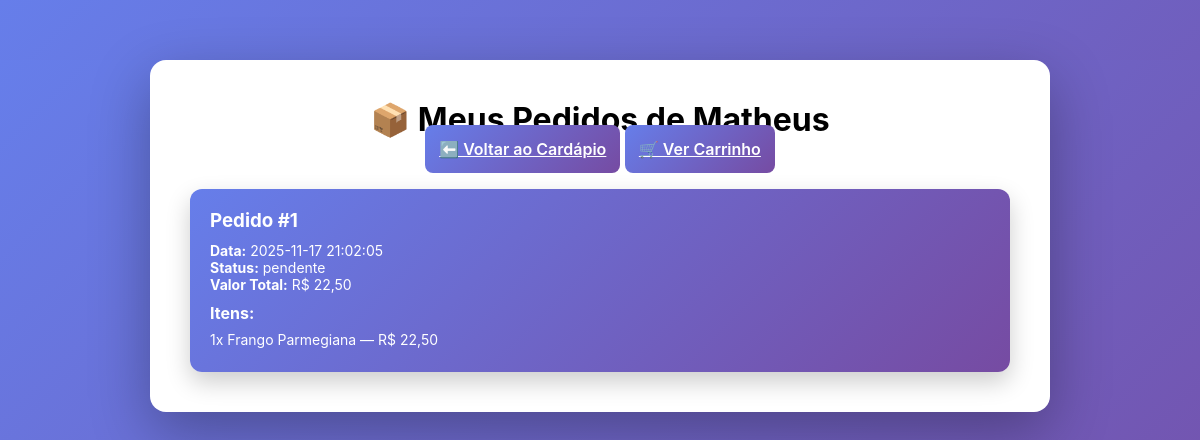
The app's page /meus_pedidos.php (signed in) with its own data.
### tables this page shows
CREATE TABLE pedidos (
            id INTEGER PRIMARY KEY AUTOINCREMENT,
            user_id INTEGER NOT NULL,
            total REAL DEFAULT 0.0,
            status TEXT DEFAULT 'pendente',
            criado_em DATETIME DEFAULT (datetime('now')),
            FOREIGN KEY(user_id) REFERENCES users(id)
        );

CREATE TABLE pedido_items (
            id INTEGER PRIMARY KEY AUTOINCREMENT,
            pedido_id INTEGER NOT NULL,
            produto_id INTEGER NOT NULL,
            quantidade INTEGER DEFAULT 1,
            preco_unitario REAL DEFAULT 0.0,
            FOREIGN KEY(pedido_id) REFERENCES pedidos(id),
            FOREIGN KEY(produto_id) REFERENCES produtos(id)
        );

CREATE TABLE produtos (
            id INTEGER PRIMARY KEY AUTOINCREMENT,
            nome TEXT NOT NULL,
            descricao TEXT,
            preco REAL DEFAULT 0.0,
            categoria TEXT DEFAULT 'prato',
            criado_em DATETIME DEFAULT (datetime('now'))
        );

### pedidos.php (called while the page is built, shortened)
<?php
function listOrdersByUser($user_id) {
    $db = Database::getInstance()->getConnection();
    $stmt = $db->prepare('SELECT * FROM pedidos WHERE user_id = ? ORDER BY criado_em DESC');
    $stmt->execute([$user_id]);
    return $stmt->fetchAll();
}
function getOrderDetails($pedido_id) {
    $db = Database::getInstance()->getConnection();
    $stmt = $db->prepare('SELECT * FROM pedidos WHERE id = ? LIMIT 1');
    $stmt->execute([$pedido_id]);
    $pedido = $stmt->fetch();
    $stmt2 = $db->prepare('SELECT pi.*, p.nome FROM pedido_items pi JOIN produtos p ON p.id = pi.produto_id WHERE pi.pedido_id = ?');
    $stmt2->execute([$pedido_id]);
    $items = $stmt2->fetchAll();
    $pedido['items'] = $items;
    return $pedido;
}
?>

### meus_pedidos.php (the view, shortened to what this page needs)
<?php
require_once __DIR__ . '/pedidos.php';
$userName = $_SESSION['user_name'] ?? 'Visitante';
$user_id = $_SESSION['user_id'] ?? null;
$meusPedidos = [];
if ($user_id) {
    $meusPedidos = listOrdersByUser($user_id);
}
?>
<!DOCTYPE html>
<html lang="pt-br">
<head>
    <link rel="stylesheet" href="styles.css">
</head>
<body>
    <div class="menu-container">
        <h1>📦 Meus Pedidos de <?= htmlspecialchars($userName) ?></h1>
        <div class="menu-actions">
            <a href="cardapio.php" class="login-button">⬅️ Voltar ao Cardápio</a>
            <a href="carrinho.php" class="login-button">🛒 Ver Carrinho</a>
        </div>
        <div class="orders-list">
            <?php if (empty($meusPedidos)): ?>
                <p style="text-align:center; color:#666; margin-top:40px;">Você ainda não fez nenhum pedido. 😢</p>
            <?php else: ?>
                <?php foreach ($meusPedidos as $pedido): ?>
                    <div class="order-card">
                        <div class="order-header">
                            <h3>Pedido #<?= htmlspecialchars($pedido['id']) ?></h3>
                        </div>
                        <div class="order-info">
                            <p><strong>Data:</strong> <?= htmlspecialchars($pedido['criado_em'] ?? 'N/A') ?></p>
                            <p><strong>Status:</strong> <?= htmlspecialchars($pedido['status'] ?? 'pendente') ?></p>
                            <p><strong>Valor Total:</strong> R$ <?= number_format($pedido['total'] ?? 0, 2, ',', '.') ?></p>
                        </div>
                        <div class="order-items">
                            <h4>Itens:</h4>
                            <ul>
                                <?php
                                    $details = getOrderDetails($pedido['id']);
                                    if ($details && !empty($details['items'])):
                                        foreach ($details['items'] as $item):
                                ?>
                                    <li>
                                        <?= $item['quantidade'] ?>x <?= htmlspecialchars($item['nome']) ?> —
                                        R$ <?= number_format($item['preco_unitario'] * $item['quantidade'], 2, ',', '.') ?>
                                    </li>
                                <?php
                                        endforeach;
                                    else:
                                ?>
                                    <li>Sem itens registrados.</li>
                                <?php endif; ?>
                            </ul>
                        </div>
                    </div>
                <?php endforeach; ?>
            <?php endif; ?>
        </div>
    </div>
</body>
</html>

### styles.css (style rules this page uses)
* { margin: 0; padding: 0; box-sizing: border-box; }
html, body { height: 100%; font-family: "Inter", sans-serif; background: linear-gradient(135deg, #667eea 0%, #764ba2 100%); }
.login-button { width: 100%; padding: 14px; font-size: 16px; font-weight: 600; color: white; background: linear-gradient(135deg, #667eea 0%, #764ba2 100%); border: none; border-radius: 8px; cursor: pointer; font-family: "Inter", sans-serif; transition: transform 0.2s ease, box-shadow 0.2s ease; }

### meus_pedidos.php (style rules this page uses)
.menu-container { max-width: 900px; margin: 60px auto; background: white; padding: 40px; border-radius: 16px; box-shadow: 0 20px 60px rgba(0, 0, 0, 0.3); text-align: center; animation: slideIn 0.5s ease-out; }
.orders-list { margin-top: 30px; display: grid; gap: 20px; }
.order-card { background: linear-gradient(135deg, #667eea 0%, #764ba2 100%); color: white; border-radius: 12px; padding: 20px; text-align: left; box-shadow: 0 10px 25px rgba(0,0,0,0.2); transition: transform 0.2s ease, box-shadow 0.2s ease; }
.order-header h3 { margin-bottom: 10px; }
.order-info { font-size: 14px; margin-bottom: 10px; }
.order-items ul { list-style: none; padding-left: 0; margin-top: 8px; }
.order-items li { font-size: 14px; margin-bottom: 4px; }

### records on screen
pedidos: id "1", criado_em "2025-11-17 21:02:05", status "pendente", total "22,50"
pedido_items: quantidade "1", produto.nome "Frango Parmegiana", $item['preco_unitario'] * $item['quantidade'] "22,50"

### other values on screen
$userName "Matheus"
